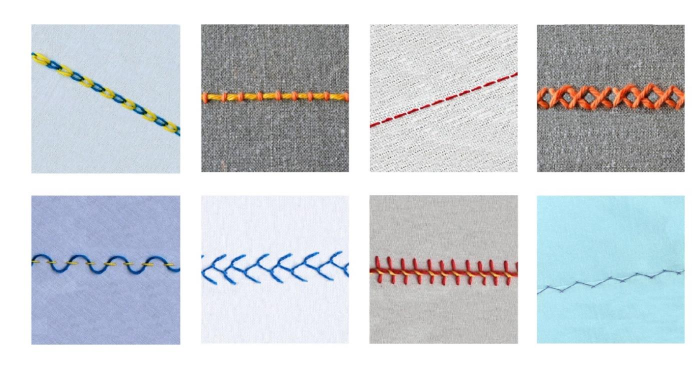
#> input picture paper/figures/page33_image1.jpeg, 1399 x 738 px (shown at 1/2 size)
$ python reproduce_v15_real_samples.py
#> lines starting #> are read from the running program, lines starting #| are printed output that depends on the picture
#!/usr/bin/env python3
"""Reproduce Fig. 1 using real archived stitch samples and a computed Sobel view.

Source archive figures page33_image1.jpeg and page33_image2.jpeg contain
eight-example contact sheets. These are NOT StitchingNet samples; the defects
in page33_image2 were edited. No model prediction is inferred or invented.
"""
from pathlib import Path
from PIL import Image, ImageOps, ImageFilter, ImageDraw, ImageFont
import hashlib, math, numpy as np

SRC = Path(__file__).resolve().parent / "figures"
OUT = Path(__file__).resolve().parent / "figures_v15"
OUT.mkdir(exist_ok=True)
FILES = ["page33_image1.jpeg", "page33_image2.jpeg"]
samples=[]
for filename in FILES:
    fp=SRC/filename
    raw=fp.read_bytes()
    im=Image.open(fp).convert("RGB")
#> im is the input picture: PIL image 1399x738 RGB; mean R, G, B 203.8, 208.5, 213.1
    assert im.width>1000 and im.height>650, (filename, im.size)
    print("SOURCE",filename,im.size,"sha256",hashlib.sha256(raw).hexdigest())
#| SOURCE page33_image1.jpeg (1399, 738) sha256 fc0c63c28fc222d1af498866b53d612f3cdc35fa48bd59d357e0ed7bde757582
    # Crop the top-left actual stitch photograph from the 4x2 original contact sheet.
    # Coordinates are in original source-image pixels; never generate fake thread pixels.
    crop=im.crop((65,52,350,342))
    samples.append(crop)
#> pass 2 of the loop `for filename in FILES:`:
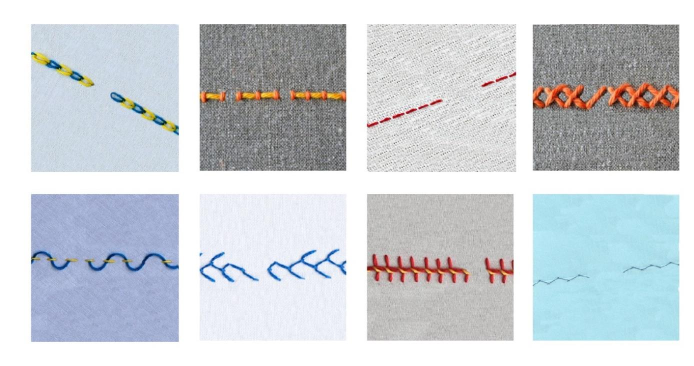
#> input picture paper/figures/page33_image2.jpeg, 1388 x 732 px (shown at 1/2 size)
#> im is the input picture: PIL image 1388x732 RGB; mean R, G, B 204, 209, 213.8
#| SOURCE page33_image2.jpeg (1388, 732) sha256 b555806b3e2f424297232eb87e701cb92ebc031706a47c385b205dbf145c79c7
#> `crop=im.crop((65,52,350,342))`:
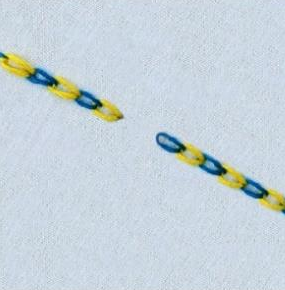
#> crop: PIL image 285x290 RGB; mean R, G, B 199.2, 211.5, 218.9
normal, broken=samples
model_in=ImageOps.fit(normal,(224,224),method=Image.Resampling.BILINEAR)
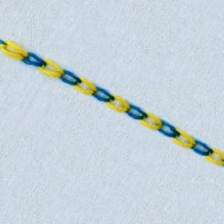
#> model_in: PIL image 224x224 RGB; mean R, G, B 198.3, 210.7, 217.5
gray=np.asarray(ImageOps.grayscale(model_in),dtype=np.float32)
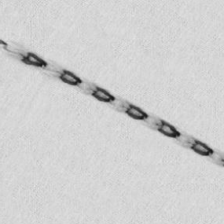
#> gray: shape (224, 224) float32; min 24, max 227, mean 207.8
# Explicit 3x3 Sobel magnitude over the exact resized sample.
p=np.pad(gray,1,mode="edge")
gx=(-p[:-2,:-2]+p[:-2,2:]-2*p[1:-1,:-2]+2*p[1:-1,2:]-p[2:,:-2]+p[2:,2:])
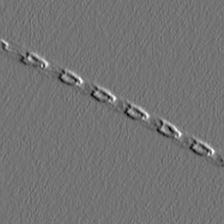
#> gx: shape (224, 224) float32; min -364, max 436, mean 0; drawn with min black and max white
gy=(-p[:-2,:-2]-2*p[:-2,1:-1]-p[:-2,2:]+p[2:,:-2]+2*p[2:,1:-1]+p[2:,2:])
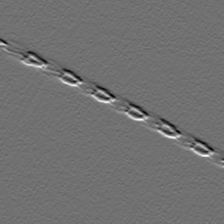
#> gy: shape (224, 224) float32; min -467, max 584, mean 0; drawn with min black and max white
mag=np.hypot(gx,gy)
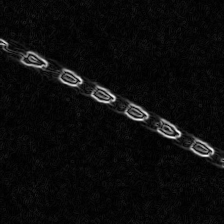
#> mag: shape (224, 224) float32; min 0, max 587.9, mean 28.6; drawn with min black and max white
mag=(255*mag/(mag.max()+1e-8)).clip(0,255).astype(np.uint8)
edge=Image.fromarray(mag,"L").convert("RGB")
# Four actual data-processing stages, no claim that this figure is a prediction.
W=1100; margin=26; gap=22; pane=(W-2*margin-3*gap)//4
panel_h=235; banner_h=35
canvas=Image.new("RGB",(W,banner_h+panel_h+30),"white")
#> canvas: PIL image 1100x300 RGB; every value is 255
d=ImageDraw.Draw(canvas)
try:
    font=ImageFont.truetype("/usr/share/fonts/truetype/dejavu/DejaVuSans.ttf",15)
except OSError: font=ImageFont.load_default()
panels=[("(a) Correct sample",normal),("(b) Edited broken",broken),("(c) Resized 224x224",model_in),("(d) Sobel edges",edge)]
for j,(lab,src) in enumerate(panels):
    x=margin+j*(pane+gap)
    img=ImageOps.contain(src,(pane,panel_h),Image.Resampling.LANCZOS)
    y=banner_h+(panel_h-img.height)//2
    canvas.paste(img,(x+(pane-img.width)//2,y))
    d.rectangle((x,banner_h,x+pane,banner_h+panel_h),outline=(100,100,100),width=1)
    d.text((x+1,7),lab,fill=(15,15,15),font=font)
#> this loop made 4 passes
#> (lab, x) on passes 1 to 4: ('(a) Correct sample', 26), ('(b) Edited broken', 293), ('(c) Resized 224x224', 560), ('(d) Sobel edges', 827)
#> pass 2, `img=ImageOps.contain(src,(pane,panel_h),Image.Resampling.LANCZOS)`:
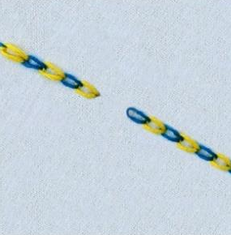
#> img: PIL image 231x235 RGB; mean R, G, B 199.2, 211.5, 218.9
#> after the loop:
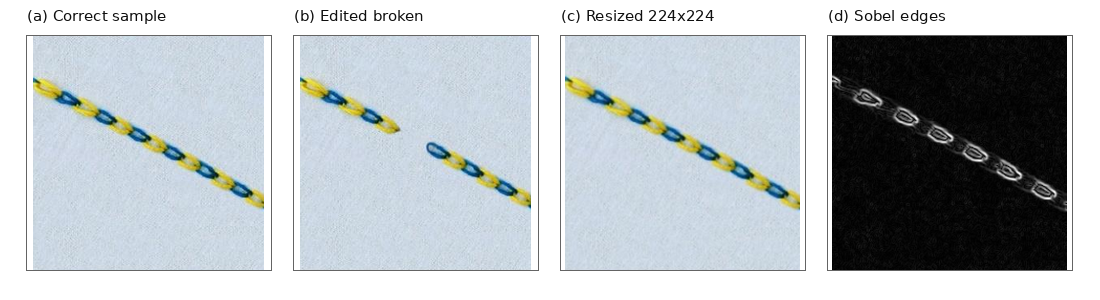
#> canvas: PIL image 1100x300 RGB; mean R, G, B 183.7, 189.8, 193.3
p=OUT/"original_stitch_preprocessing.png"
canvas.save(p,optimize=True)
print("OUTPUT",p,p.stat().st_size,"sha256",hashlib.sha256(p.read_bytes()).hexdigest())
